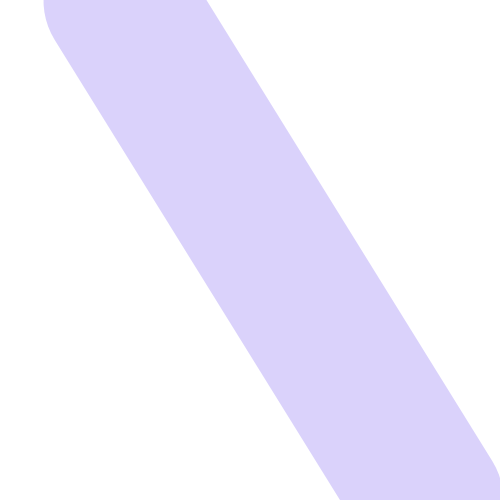
Frame 1 (no input)
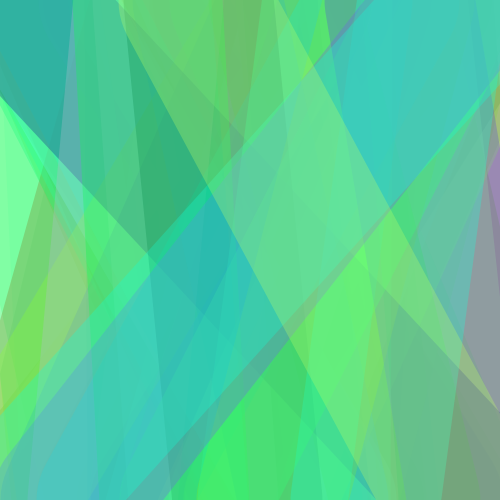
Frame 60 (the mouse pressed at the canvas centre just before this capture)
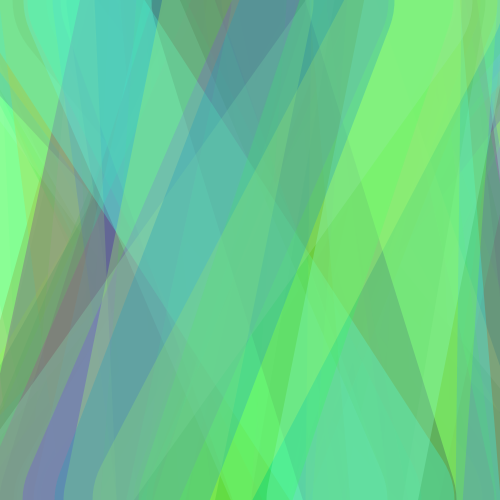
Frame 120 (the mouse held since frame 60 and released just before this capture)

The Processing sketch that drew these frames (run headless with seeded random() and noise(); from frame 60 on, the mouse is pressed at the canvas centre):

// Processing sketch: processing_160111
// ── processing_160111.pde

void setup() {
  size(500,500);
  background(255);
}

void draw() {
  stroke(random(200),random(400),random(255),75);
  strokeWeight(150);
  line(random(width),0,random(width),500);
}
